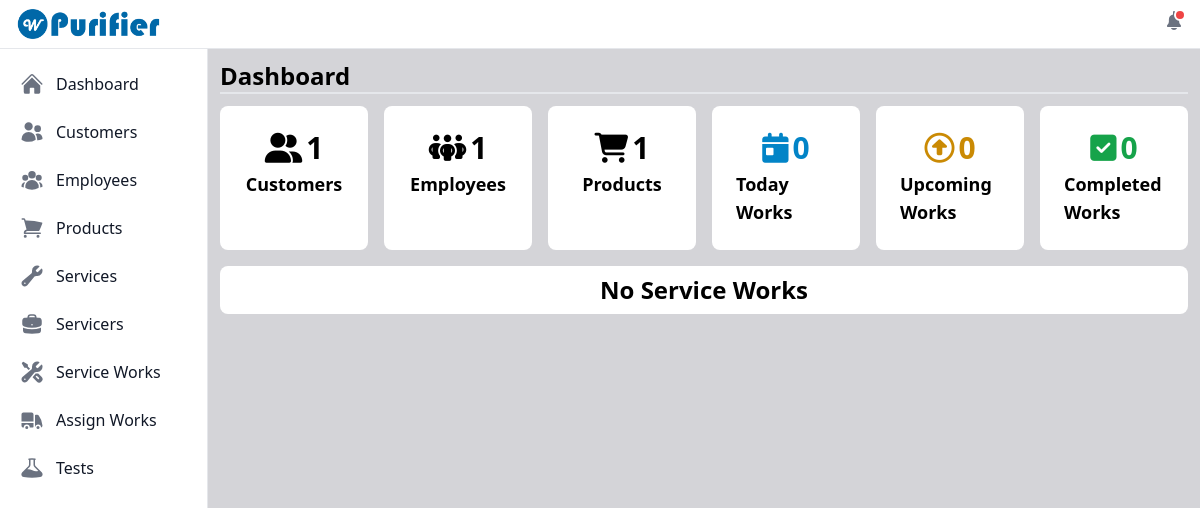
Before: / (signed in) with the older database file.
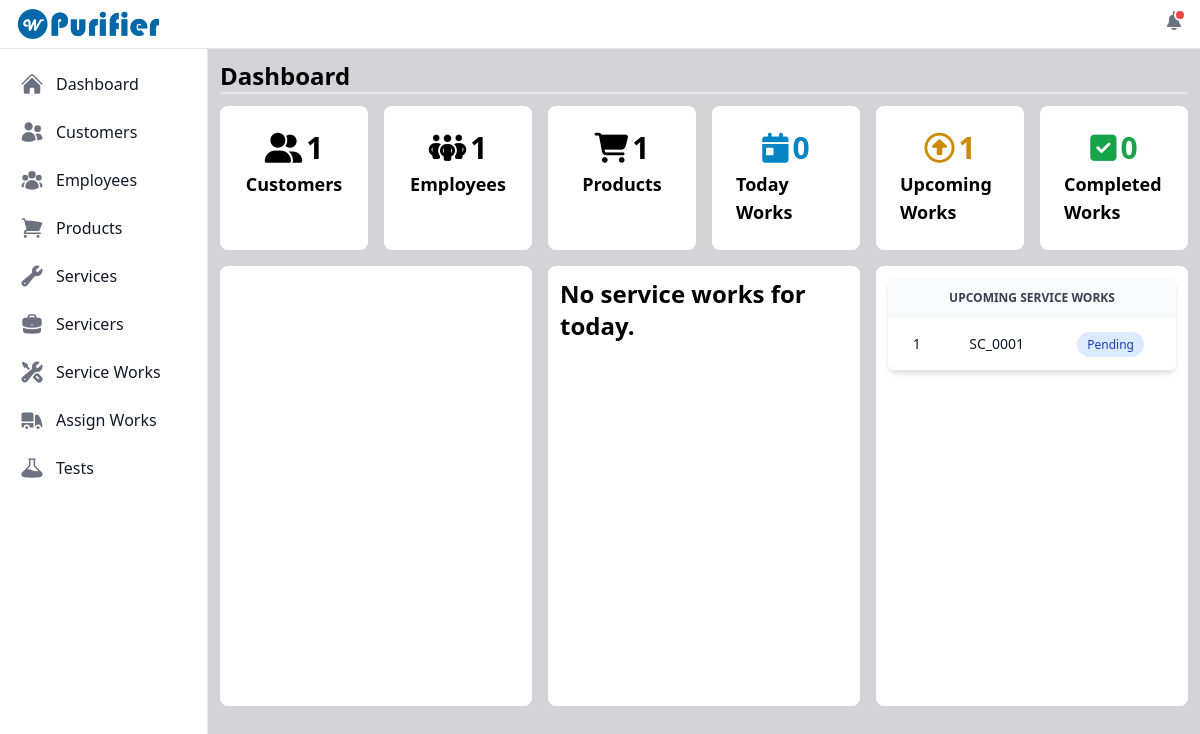
After: the same page with the newer database file.
### purifier/models.py (models this page shows)
class ServiceWork(models.Model):
    STATUS_CHOICES = (
        ('pending', 'Pending'),
        ('working', 'Working'),
        ('completed', 'Completed'),
    )
    id = models.UUIDField(primary_key=True, default=uuid.uuid4, unique=True, editable=False)
    service_work_code = models.CharField(max_length=50, blank=True, unique=True)
    customer_code = models.ForeignKey(Customer, on_delete=models.CASCADE)
    product = models.ForeignKey(Product, on_delete=models.CASCADE)
    service_name = models.ManyToManyField(Service)
    comment_section = models.TextField(null=True, blank=True)
    service_date = models.DateField()
    remark_section = models.TextField(null=True, blank=True)
    status = models.CharField(max_length=30, choices=STATUS_CHOICES, default='pending')
    servicer = models.ForeignKey(Servicer, on_delete=models.SET_NULL, null=True, blank=True)
    created_on = models.DateField(auto_now_add=True)
    def __str__(self) -> str:
        return self.service_work_code

### purifier/views.py (the view)
# urls.py: path('', views.viewDashboard, name='view_dashboard'),
@login_required
def viewDashboard(request):
    customers_count =Customer.objects.all().count()
    employees_count = Employee.objects.all().count()
    products_count = Product.objects.all().count()
    today_date = timezone.now().date()
    servicework_today = ServiceWork.objects \
    .exclude(status='completed') \
    .filter(service_date=today_date) \
    .order_by('service_work_code')         # includes both pending and wokring states
    servicework_today_exists = servicework_today.exists()
    servicework_today_count = servicework_today.count()
    servicework_upcoming = ServiceWork.objects \
    .exclude(service_date=today_date) \
    .filter(status='pending') \
    .order_by('service_work_code')
    servicework_upcoming_exists = servicework_upcoming.exists()
    upcoming_count = servicework_upcoming.count()
    servicework_completed = ServiceWork.objects.filter(status='completed').order_by('-service_work_code')
    completed_count = servicework_completed.count()
    servicework_pending = ServiceWork.objects.exclude(status='completed')
    servicework_pending_exists = servicework_pending.exists()
    pending_count = servicework_pending.count()
    all_serviceworks = ServiceWork.objects.all()
    all_serviceworks_exists = all_serviceworks.exists()
    context = {'servicework_today': servicework_today, 'servicework_completed': servicework_completed, 'servicework_pending': servicework_pending, 'servicework_pending_exists': servicework_pending_exists, 'servicework_today_exists': servicework_today_exists, 'servicework_upcoming': servicework_upcoming, 'servicework_upcoming_exists': servicework_upcoming_exists, 'completed_count': completed_count, 'upcoming_count': upcoming_count, 'pending_count': pending_count,'customers_count': customers_count, 'employees_count': employees_count, 'products_count': products_count, 'servicework_today_count': servicework_today_count, 'all_serviceworks_exists': all_serviceworks_exists}
    return render(request, 'dashboard/dashboard.html', context)

### user_management/models.py (called while the page is built)
    def __str__(self):
        return self.username

### purifier/templates/dashboard/dashboard.html (shortened to what the changed rows need)
{% extends "index.html" %}
{% load static %}
{% block content %}
    <div class="grid gap-4 mt-3">
        <div id="dashboardCounts" class="grid lg:grid-cols-6 md:grid-cols-3 gap-4">
            <div class="flex flex-col bg-white rounded-lg items-center p-6 upcoming-servicework-count">
                <span class="report-count text-yellow-600 text-3xl font-bold" data-bs-value="{{ upcoming_count }}"><i class="fa-regular fa-circle-up me-1"></i>{{upcoming_count}}</span>
                <span class="report-count-heading text-lg mt-1 font-bold">Upcoming Works</span>
            </div>
        </div>
        {% if all_serviceworks_exists %}
        <div class="grid grid-cols-3 gap-4 h-96">
            <div id="dashboardGraph" class="bg-white p-3 rounded-lg text-center" style="height: 440px;">
                <div class="py-6" id="donut-chart"></div>
            </div>
            <div class="bg-white report-today p-3 rounded-lg overflow-auto scroll-smooth scroll-m-0" style="scrollbar-width: thin; height: 440px;">
                {% if servicework_today_exists %}
                    <div class="relative overflow-x-auto shadow-md sm:rounded-lg">
                        <table class="w-full text-sm text-left rtl:text-right text-gray-500 dark:text-gray-400">
                            <thead class="text-xs text-gray-700 uppercase bg-gray-50 dark:bg-gray-700 dark:text-gray-400">
                                <tr>
                                    <th scope="col" colspan="3" class="px-6 py-3 text-center">
                                        Today service Works
                                    </th>
                                </tr>
                            </thead>
                            <tbody>
                                {% for today_work in servicework_today %}
                                    <tr class="bg-white border-b dark:bg-gray-800 dark:border-gray-700 hover:bg-gray-50 dark:hover:bg-gray-600">
                                        <th scope="row" class="px-6 py-4 font-medium text-gray-900 whitespace-nowrap dark:text-white text-center">
                                            {{ forloop.counter }}
                                        </th>
                                        <th scope="row" class="px-6 py-4 font-medium text-gray-900 whitespace-nowrap dark:text-white">
                                            {{ today_work }}
                                        </th>
                                        <th scope="row" class="px-6 py-4 font-medium text-gray-900 whitespace-nowrap dark:text-white text-end">
                                            {% if today_work.status == 'pending' %}
                                                <span class="bg-blue-100 text-blue-800 text-xs font-medium me-2 px-2.5 py-1 rounded-full dark:bg-blue-900 dark:text-blue-300">{{ today_work.get_status_display }}</span>
                                            {% else %}
                                            <span class="bg-yellow-100 text-yellow-800 text-xs font-medium me-2 px-2.5 py-1 rounded-full dark:bg-yellow-900 dark:text-yellow-300">{{ today_work.get_status_display }}</span>
                                            {% endif %}
                                        </th>
                                    </tr>
                                {% endfor %}
                            </tbody>
                        </table>
                    </div>
                {% else %}
                    <div class="flex justify-center">
                        <span class="font-bold text-2xl">No service works for today.</span>
                    </div>
                {% endif %}
            </div>
            <div class="report-upcoming bg-white p-3 rounded-lg overflow-auto scroll-smooth scroll-m-0" style="scrollbar-width: thin; height: 440px;">
                {% if servicework_upcoming_exists %}
                    <div class="relative overflow-x-auto shadow-md sm:rounded-lg">
                        <table class="w-full text-sm text-left rtl:text-right text-gray-500 dark:text-gray-400">
                            <thead class="text-xs text-gray-700 uppercase bg-gray-50 dark:bg-gray-700 dark:text-gray-400">
                                <tr>
                                    <th scope="col" colspan="3" class="px-6 py-3 text-center">
                                        upcoming service Works
                                    </th>
                                </tr>
                            </thead>
                            <tbody>
                                {% for upcoming in servicework_upcoming %}
                                    <tr class="bg-white border-b dark:bg-gray-800 dark:border-gray-700 hover:bg-gray-50 dark:hover:bg-gray-600">
                                        <th scope="row" class="px-6 py-4 font-medium text-gray-900 whitespace-nowrap dark:text-white text-center">
                                            {{ forloop.counter }}
                                        </th>
                                        <th scope="row" class="px-6 py-4 font-medium text-gray-900 whitespace-nowrap dark:text-white">
                                            {{ upcoming }}
                                        </th>
                                        <th scope="row" class="px-6 py-4 font-medium text-gray-900 whitespace-nowrap dark:text-white text-end">
                                            {% if upcoming.status == 'pending' %}
                                                <span class="bg-blue-100 text-blue-800 text-xs font-medium me-2 px-2.5 py-1 rounded-full dark:bg-blue-900 dark:text-blue-300">{{ upcoming.get_status_display }}</span>
                                            {% else %}
                                                <span class="bg-yellow-100 text-yellow-800 text-xs font-medium me-2 px-2.5 py-1 rounded-full dark:bg-yellow-900 dark:text-yellow-300">{{ upcoming.get_status_display }}</span>
                                            {% endif %}
                                        </th>
                                    </tr>
                                {% endfor %}
                            </tbody>
                        </table>
                    </div>
                {% else %}
                    <div class="flex justify-center">
                        <span class="font-bold text-2xl">No upcoming service works.</span>
                    </div>
                {% endif %}
            </div>
        </div>
        {% else %}
            <div class="flex justify-center bg-white rounded-lg p-2">
                <span class="font-bold text-2xl">No Service Works</span>
            </div>
        {% endif %}
    </div>
{% endblock content %}

Changed rows visible on the page:
added ServiceWork: service_work_code "SC_0001", status "Pending"
Other visible differences:
{{ upcoming_count }}: "0" → "1"
text no longer shown: "No Service Works"
text now shown: "No service works for today. UPCOMING SERVICE WORKS"
